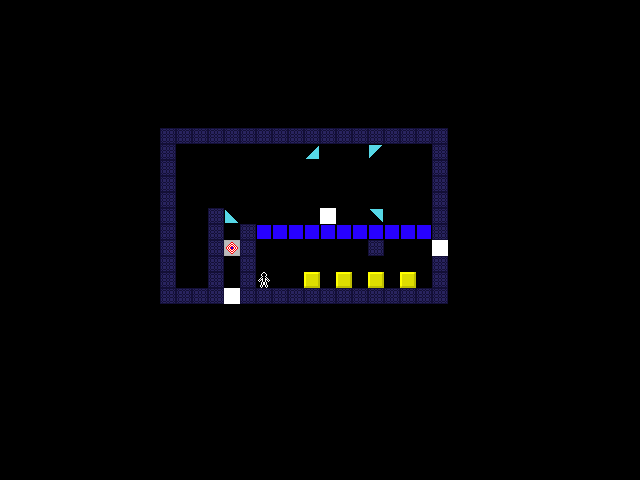

This game map was drawn from its Tiled (.tmx) file and the tilesets committed beside it. A one-line description and the trimmed map source follow:
An orthogonal 40x30 tile map with 16x16 px tiles, 5 tile layers (tiles, pieces, pieces2, pieces3, ...) and 4 objects (004, 003, 002, 001).

<map version="1.10" tiledversion="1.11.0" orientation="orthogonal" renderorder="right-down" width="40" height="30" tilewidth="16" tileheight="16" infinite="0" nextlayerid="8" nextobjectid="14">
 <editorsettings>
  <export target="../../../../Users/User/Desktop/001..tmx" format="tmx" />
 </editorsettings>
 <tileset firstgid="1" name="tiles" tilewidth="16" tileheight="16" tilecount="81" columns="9">
  <image source="tiles.png" width="144" height="144" />
 </tileset>
 <layer id="1" name="tiles" width="40" height="30">
  <data>[1200 cells, 77 non-empty, 4 distinct tile ids]</data>
 </layer>
 <layer id="2" name="pieces" width="40" height="30">
  <data>[1200 cells, 8 non-empty, 5 distinct tile ids]</data>
 </layer>
 <layer id="6" name="pieces2" width="40" height="30">
  <data>[1200 cells, 0 non-empty, 0 distinct tile ids]</data>
 </layer>
 <layer id="7" name="pieces3" width="40" height="30">
  <data>[1200 cells, 0 non-empty, 0 distinct tile ids]</data>
 </layer>
 <layer id="3" name="actors" width="40" height="30">
  <data>[1200 cells, 1 non-empty, 1 distinct tile ids]</data>
 </layer>
 <objectgroup id="5" name="connectors">
  <object id="10" name="004" x="304" y="208">
   <polyline points="0,64 -80,0" />
  </object>
  <object id="11" name="003" x="336" y="208">
   <polyline points="0,64 -32,-64" />
  </object>
  <object id="12" name="002" x="368" y="208">
   <polyline points="0,64 0,-64" />
  </object>
  <object id="13" name="001" x="400" y="208">
   <polyline points="0,64 -32,0" />
  </object>
 </objectgroup>
</map>
